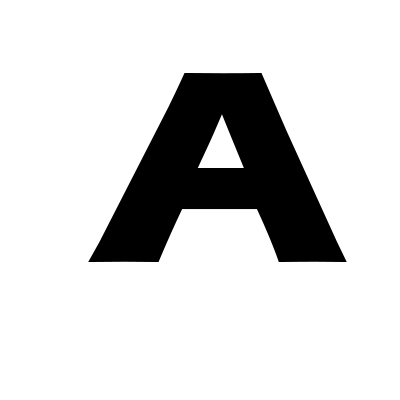
#> input picture A.png, 400 x 400 px
$ python test_graph.py
#> lines starting #> are read from the running program, lines starting #| are printed output that depends on the picture; after the words box and inside, x2 and y2 are one past the last pixel; in counts of white or black regions, pixels touching at a corner belong together
### class_graph.py
import numpy as np
from PIL import Image
import skimage.io as io
import skimage
import skimage.filters
from skimage import measure,filters,morphology
from skimage.measure import label,regionprops
from skimage.transform import hough_line, hough_line_peaks, warp, AffineTransform
from skimage.feature import canny, corner_harris, corner_subpix, corner_peaks
from skimage.draw import line
from skimage import data
import matplotlib.pyplot as plt
from matplotlib import cm
import scipy
from math import*

class graph:

#_______VARIABLES_______
    coords_peaks = []   #coordonées des coins [x,y]
    N_peaks = 0 #Nombre de coins dans l'image
    lst_connections = []    #Pour chaque pic, répértorie les points connectés au n-ieme de la liste
    lst_ensembles = []  #Répertorie les points interconnerctés
    N_ensembles = 0
    trajectory_pts = [[],[],[]]
    trajectory_pts_reel = [[],[],[]] #coordonnées réelles à parir d'un facteur d'échelle

#______FONCTIONS_____

    def __init__(self,path_image):
        #ouverture de l'image
#> called with path_image = 'A.png'
        self.image = io.imread(path_image)
#> self.image is the input picture: shape (400, 400); min 0, max 255, mean 215.3
        self.image_edges = canny(self.image,3)  #uniquement les bords de l'image
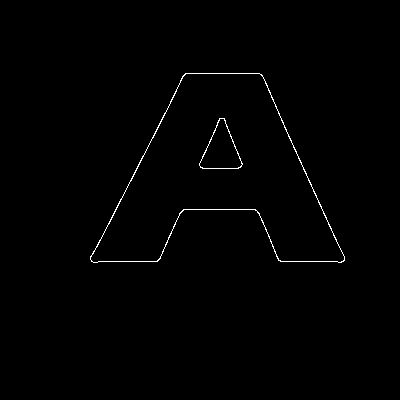
#> self.image_edges: shape (400, 400) bool; 0.66% white in thin lines or dots, all inside (x1, y1, x2, y2) = (90, 73, 345, 263)
        self.image_blurred = skimage.filters.gaussian(self.image_edges,(1,1))   #on floute l'image précédente

        #Détection des coins dans l'image
        self.coords_peaks = corner_peaks(corner_harris(self.image), min_distance=5, threshold_rel=0.02)
#> self.coords_peaks = [[261, 345], [261, 89], [167, 242], [167, 198], [116, 221], [261, 279], [261, 158], [73, 261], [73, 184], [209, 182], [209, 256]]
        self.N_peaks = len(self.coords_peaks)
#> self.N_peaks = 11

    #Fonction Vérifie la connection entre 2 points via des lignes droites
    def connect2points(self,pt1,pt2):
#> called with pt1 = 6, pt2 = 9
        x1 = self.coords_peaks[pt1][0]
#> x1 = 261
        y1 = self.coords_peaks[pt1][1]
#> y1 = 158
        x2 = self.coords_peaks[pt2][0]
#> x2 = 209
        y2 = self.coords_peaks[pt2][1]
#> y2 = 182

        l = sqrt((y2-y1)**2 + (x2-x1)**2)   #distance entre les 2 points
#> l = 57.27
        L = int(l)  #distance entière
#> L = 57
        lst_pt_x = np.linspace(x1,x2,L) #liste qui regroupes les coordonées en x à chaque pas de temps
        lst_pt_y = np.linspace(y1,y2,L) #liste qui regroupes les coordonées en y à chaque pas de temps
#> lst_pt_y = 57 values from 158 to 182

        compt = 0
        i,j = int(lst_pt_x[0]),int(lst_pt_y[0])
#> i = 261; j = 158
        while( self.image_blurred[i][j] != 0 ):
            compt +=1
            i = int(lst_pt_x[compt])
            j = int(lst_pt_y[compt])

            if (( i >= x2-5 and i <= x2+5 ) and (j >= y2-5 and j <= y2+5)) :
                #print(f"{pt1} & {pt2} connected\n")
                return True

            if(self.image_blurred[i][j] == 0):
                #print(f"no connection beetween pt1:{pt1} & pt2:{pt2}")
                return False
#> this loop made 50 passes
#> (i, j) on passes 1 to 12: (260, 158), (259, 158), (258, 159), (257, 159), (256, 160), (255, 160), (254, 161), (253, 161), (252, 161), (251, 162), (250, 162), (249, 163)
#> after the loop, compt = 50

    #fonction qui liste les connexions de chaque point
    def mapping_connexions(self):
        for i in range(self.N_peaks):
            var = []
            for j in range(self.N_peaks):
                if i != j:
                    if self.connect2points(i,j) == True:
                        var.append(j)
            self.lst_connections.append(var)
#> this loop made 11 passes
#| [[5, 7], [6, 8], [3, 4], [2, 4], [2, 3], [0, 10], [1, 9], [0, 8], [1, 7], [6, 10], [5, 9]]


    def ensembles(self):
        #On crée une liste qui liste tous les points qui n'ont pas encore été utilisés
        used_point = []
        first_point = 0 #premier point arbitraire
        used_point.append(first_point)

        last_point = 0
        next_point = self.lst_connections[0][0]
        var = []    #ensemble N que l'on ajoutera à lst_ensemble après
        var.append(first_point) #on ajoute first point à l'ensemble 1
        var.append(next_point)  #on ajoute le point 2 à l'ensemble 1
        used_point.append(next_point)

        while len(used_point) < len(self.lst_connections):

            #trouver le prochain point sans revenir en arrière
            for i in range(len(self.lst_connections[next_point])):

                if self.lst_connections[next_point][i] != last_point:
                    last_point = next_point
                    next_point = self.lst_connections[next_point][i]
                    #print(f"last = {last_point} ; next = {next_point} ")

                    if next_point != first_point:
                        used_point.append(next_point)
                        var.append(next_point)      #on ajoute à l'ensemble n
                        #print(var)
                        #print(f"len lst connection = {len(self.lst_connections)}")
                        #print(f"len used points = {len(used_point)}")

                        if len(self.lst_connections) == len(used_point) :
                            #print("fini !!!")
                            self.lst_ensembles.append(var)

                    else:
                        self.lst_ensembles.append(var)
                        var = []

                        #recherche d'un élément inutilisé avec la plus petite distance
                        min_dist = 100000
                        pt_min_dist = 0
                        #print(f"used_point = {used_point}")
                        #print(f"next_point = {next_point}")
                        for i in range(len(self.lst_connections)):
                            if i not in used_point:

                                var_dist = sqrt((self.coords_peaks[next_point][0] - self.coords_peaks[i][0])**2 + (self.coords_peaks[next_point][1] - self.coords_peaks[i][1])**2)
                                #print(f"next_pt_x = {self.coords_peaks[next_point][0]} ; next_pt_y = {self.coords_peaks[next_point][1]}")
                                #print(f"i_x = {self.coords_peaks[i][0]} ; i_y = {self.coords_peaks[i][1]}")
                                #print(f"i = {i} ; var_dist = {var_dist}")
                                if var_dist < min_dist:
                                    #print(f"next point = {next_point}")
                                    min_dist = var_dist
                                    pt_min_dist = i

                        first_point = pt_min_dist
                        last_point = first_point
                        next_point = self.lst_connections[first_point][0]
                        used_point.append(last_point)
                        used_point.append(next_point)
                        var.append(first_point)
                        var.append(next_point)


    #fait des points de trajectoire à partir des résultats trouvés par la fonction précédente
    # [144 lines left out: functions trajectory_points, recalage, traj_d2r, image2coord, affichage, not called in this run]

### test_graph.py
from class_graph import *

#%%
#déclaration de l'élément graph de la classe graph
graph1 = graph("A.png")

#%%
#On test que la fonction fonctionne bien dans la classe
graph1.connect2points(6,9) #ça fonctionne

#On test la fonction mapping
graph1.mapping_connexions()
print(graph1.lst_connections)

graph1.ensembles()
print(graph1.lst_ensembles)
#| [[0, 5, 10, 9, 6, 1, 8, 7], [2, 3, 4]]

#%%


$ run again, with TE.png copied over A.png
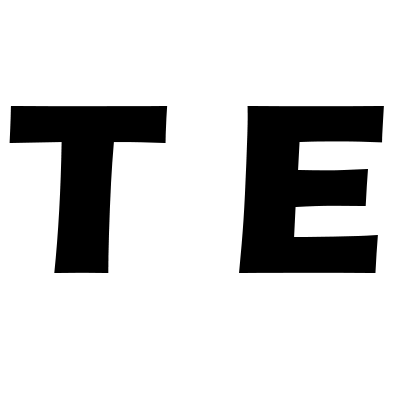
#> input picture TE.png, 400 x 400 px
#> in __init__, self.image is the input picture: shape (400, 400); min 0, max 255, mean 207.9
#> in __init__, `self.image_edges = canny(self.image,3)  #uniquement les bords de l'image`:
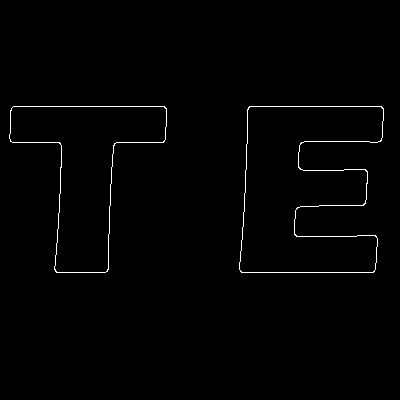
#> self.image_edges: shape (400, 400) bool; 0.96% white in thin lines or dots, all inside (x1, y1, x2, y2) = (9, 106, 384, 273)
#> in __init__, `self.image_blurred = skimage.filters.gaussian(self.image_edges,(1,1)) ..`:
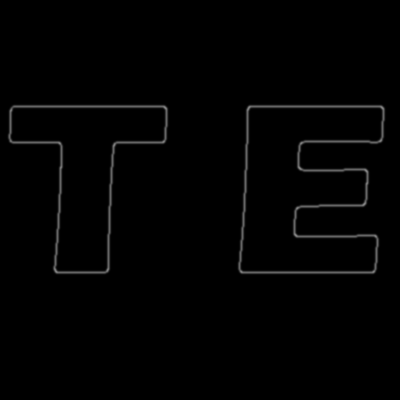
#> self.image_blurred: shape (400, 400) float64; min 0, max 0.5, mean 0.00963
#> self.coords_peaks = 20 rows, first 8: [106, 166], [169, 367], [106, 11], [272, 239], [169, 298], [236, 294], [106, 383], [142, 10]
#> self.N_peaks = 20
#> x1 = 106
#> y1 = 383
#> x2 = 235
#> y2 = 377
#> l = 129.1
#> L = 129
#> the loop in connect2points, `while( self.image_blurred[i][j] != 0 ):` made 41 passes
#> j on passes 1 to 8: 382, 382, 382, 382, 382, 382, 382, 382
#> after the loop in connect2points, `while( self.image_blurred[i][j] != 0 ):`: compt = 41
#> the loop in mapping_connexions, `for i in range(self.N_peaks):` made 20 passes
#| [[2, 16], [4, 14], [0, 7], [10, 15], [1, 17], [9, 19], [10, 12], [2, 18], [11, 13], [5, 15], [3, 6], [8, 16], [6, 17], [8, 18], [1, 19], [3, 9], [0, 11], [4, 12], [7, 13], [5, 14]]
#| [[0, 2, 7, 18, 13, 8, 11, 16], [10, 3, 15, 9, 5, 19, 14, 1, 4, 17, 12, 6]]
